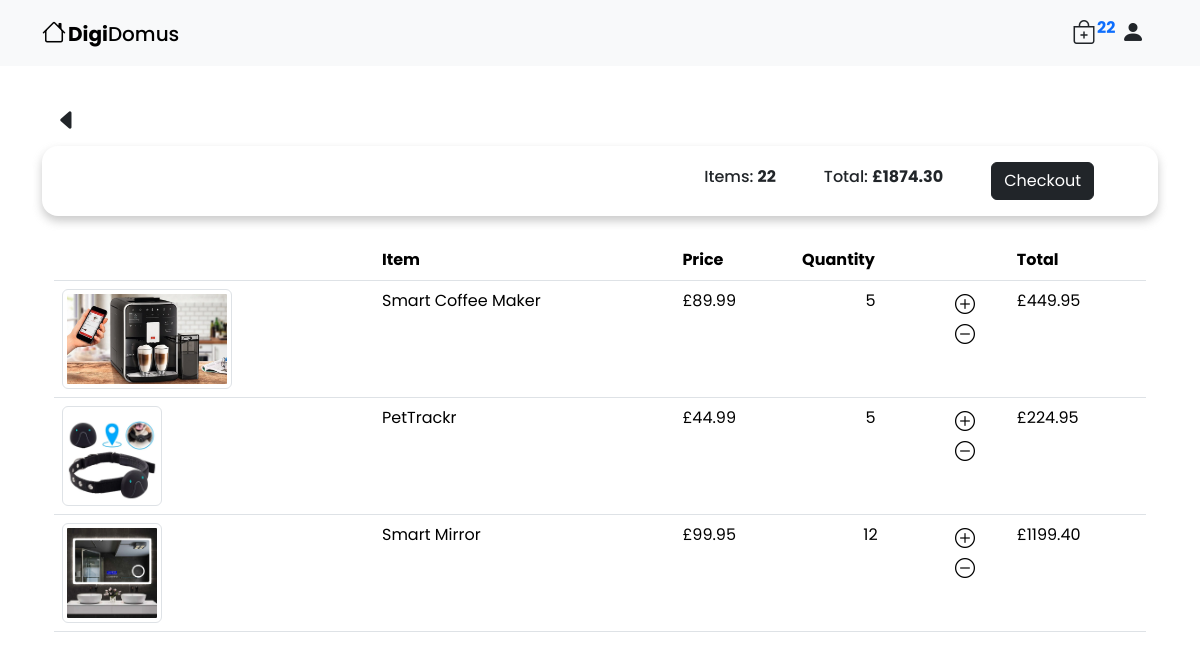
/basket/ (signed in), run on an earlier commit of the app's database.
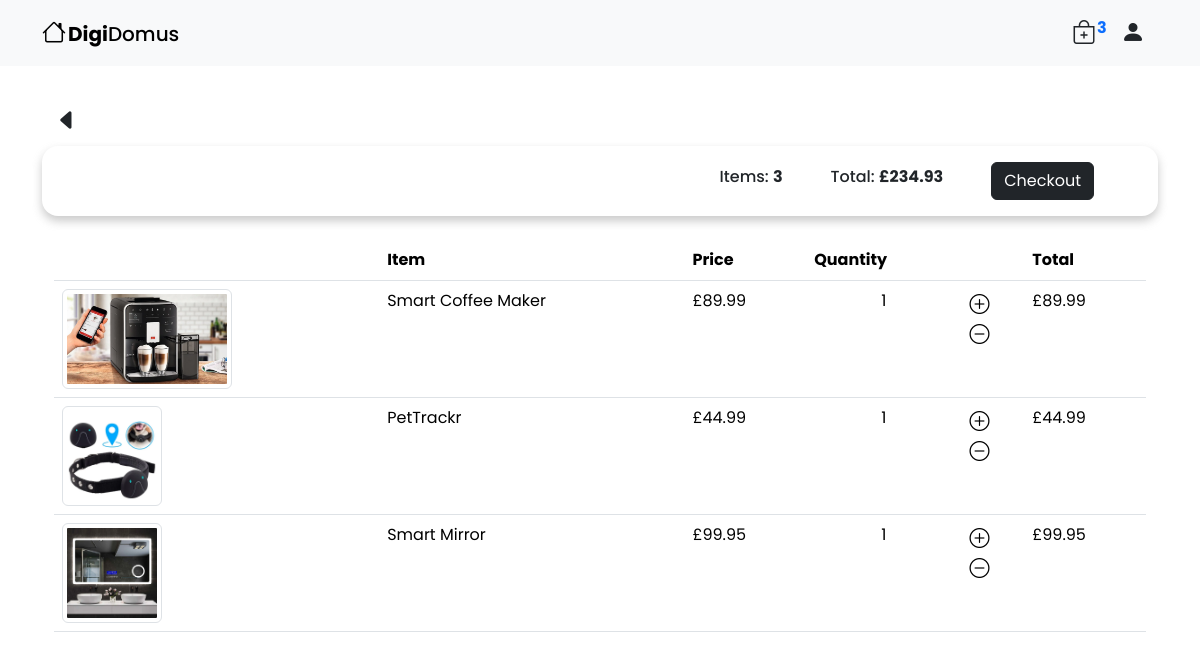
And on a later commit of the database.
### store/models.py (models this page shows, shortened)
class Order(models.Model):
    customer = models.ForeignKey(Customer, on_delete=models.SET_NULL, blank=True, null=True)
    order_id = models.CharField(max_length=128, unique=True)
    order_date = models.DateTimeField(auto_now_add=True)
    complete = models.BooleanField(default=False, null=True, blank=False)
    @property
    def get_basket_total(self):
        order_items = self.orderitem_set.all()
        total = sum([item.get_total for item in order_items])
        return total
    @property
    def get_basket_items(self):
        order_items = self.orderitem_set.all()
        total = sum([item.quantity for item in order_items])
        return total

class OrderItem(models.Model):
    product = models.ForeignKey(Product, on_delete=models.SET_NULL, blank=True, null=True)
    order = models.ForeignKey(Order, on_delete=models.SET_NULL, blank=True, null=True)
    quantity = models.IntegerField(default=0, null=True, blank=True)
    date_added = models.DateTimeField(auto_now_add=True)
    @property
    def get_total(self):
        total = self.product.product_price * self.quantity
        return total

class Product(models.Model):
    product_id = models.IntegerField()
    product_name = models.CharField(max_length=128, unique=True)
    product_description = models.CharField(max_length=512, unique=True)
    product_price = models.DecimalField(max_digits=6, decimal_places=2)
    product_stock = models.IntegerField(blank=True, null=True)
    product_image = models.ImageField(null=True, blank=True, upload_to="images/")
    def __str__(self):
        return self.product_name

### store/views.py (the view)
# urls.py: path('basket/', views.basket, name='basket'),
def basket(request):
    if request.user.is_authenticated:
        customer = request.user.customer
        order, created = Order.objects.get_or_create(customer=customer, complete=False)
        items = order.orderitem_set.all()
        basketItems = order.get_basket_items
    else:
        items - []
        order = {'get_basket_total':0, 'get_basket_items':0}
        basketItems = order['get_basket_total']
    context = {'items' : items, 'order' : order, "basketItems" : basketItems}
    return render(request, 'store/basket.html', context)

### templates/store/basket.html
{% extends 'store/main.html' %} {% load static %} {% block content %}
<div class="container go-back">
  <a href="{% url 'index' %}" type="button" class="btn bg-cart m-0">
    <i class="bi bi-caret-left-fill"></i>
  </a>
</div>
<section class="container basket-main">
  <div class="basket-info">
    <div class="item-total">
      <h6>Items: <strong>{{ order.get_basket_items }}</strong></h6>
    </div>
    <div class="value-total">
      <h6>
        Total:
        <strong>£{{ order.get_basket_total|floatformat:2 }}</strong>
      </h6>
    </div>
    <div class="proceed-to-checkout">
      <a href="{% url 'checkout' %}" class="btn btn-dark">Checkout</a>
    </div>
  </div>
  <br />
  <section class="container">
    <table class="table table-hover">
      <thead>
        <tr>
          <th></th>
          <th>Item</th>
          <th>Price</th>
          <th>Quantity</th>
          <th></th>
          <th>Total</th>
        </tr>
      </thead>
      <tbody>
        {% for item in items %}
        <tr>
          <td>
            <img
              src="{{item.product.product_image.url}}"
              alt="product-image"
              class="img-thumbnail"
            />
          </td>
          <td>{{ item.product }}</td>
          <td>£{{ item.product.product_price|floatformat:2 }}</td>
          <td class="qty">{{ item.quantity }}</td>
          <td>
            <div class="qty-adjust">
              <i
                data-product="{{item.product.product_id}}"
                data-action="add"
                class="bi bi-plus-circle update-basket"
              ></i
              ><i
                data-product="{{item.product.product_id}}"
                data-action="remove"
                class="bi bi-dash-circle minus update-basket"
              ></i>
            </div>
          </td>
          <td>£{{ item.get_total }}</td>
        </tr>
        {% endfor %}
      </tbody>
    </table>
  </section>
</section>
{% endblock content %}

### templates/store/main.html (shortened to what this page needs)
<!DOCTYPE html>
{% load static %}
<html>
  <head>
    <link
      rel="stylesheet"
      type="text/css"
      href="{% static 'css/style.css' %}?{% now 'U' %}"
    />
    <link
      href="https://cdn.jsdelivr.net/npm/bootstrap@5.3.1/dist/css/bootstrap.min.css"
      rel="stylesheet"
    />
    <link
      rel="stylesheet"
      href="https://cdn.jsdelivr.net/npm/bootstrap-icons@1.5.0/font/bootstrap-icons.css"
    />
  </head>
  <body>
    <header class="container p-0">
      <nav class="navbar fixed-top bg-body-tertiary">
        <div class="container">
          <a class="navbar-brand"
            ><i class="bi bi-house"></i>Digi<span>Domus</span></a
          >
          <div class="btn-group d-flex">
            <a type="button" class="btn" href="{% url 'basket' %}"
              ><i class="bi bi-bag-plus basket"></i>
              <div
                class="btn basketItemsCount p-0 text-primary fw-bold position-absolute"
              >
                {{basketItems}}
              </div>
            </a>
            <button class="btn"><i class="bi bi-person-fill"></i></button>
          </div>
        </div>
      </nav>
    </header>
    {% block content %} {% endblock content %}
  </body>
</html>

### static/css/style.css (style rules this page uses)
* { font-family: "Oswald", sans-serif; font-family: "Poppins", sans-serif; }
.navbar-brand { font-weight: 700; }
.navbar-brand span { font-weight: 500; }
.bi-house { padding-right: 2px; }
i { font-size: 1.5rem; }
.go-back { margin-top: 6rem; }
a { text-decoration: none; }
.img-thumbnail { max-height: 100px; }
.basket-info { display: flex; justify-content: flex-end; align-items: center; padding: 1rem; padding-right: 4rem; box-shadow: 0px 5px 10px rgba(142, 142, 142, 0.47); border-radius: 1rem; }
.item-total { padding-right: 3rem; }
.value-total { padding-right: 3rem; }
.qty { max-width: fit-content; text-align: center; }
.qty-adjust { display: flex; flex-direction: column; }
.qty-adjust i { margin: 0; font-size: 1.25rem; transition: 0.3s; }

What changed in the data, as far as the page shows it:
changed through a linked row, Order: get_basket_items "22" → "3"; get_basket_total "1874.30" → "234.93"
changed OrderItem "Smart Coffee Maker": quantity "5" → "1"; get_total "449.95" → "89.99"
changed OrderItem "PetTrackr": quantity "5" → "1"; get_total "224.95" → "44.99"
changed OrderItem "Smart Mirror": quantity "12" → "1"; get_total "1199.40" → "99.95"
Also different on the page:
{{ basketItems }}: "22" → "3"
